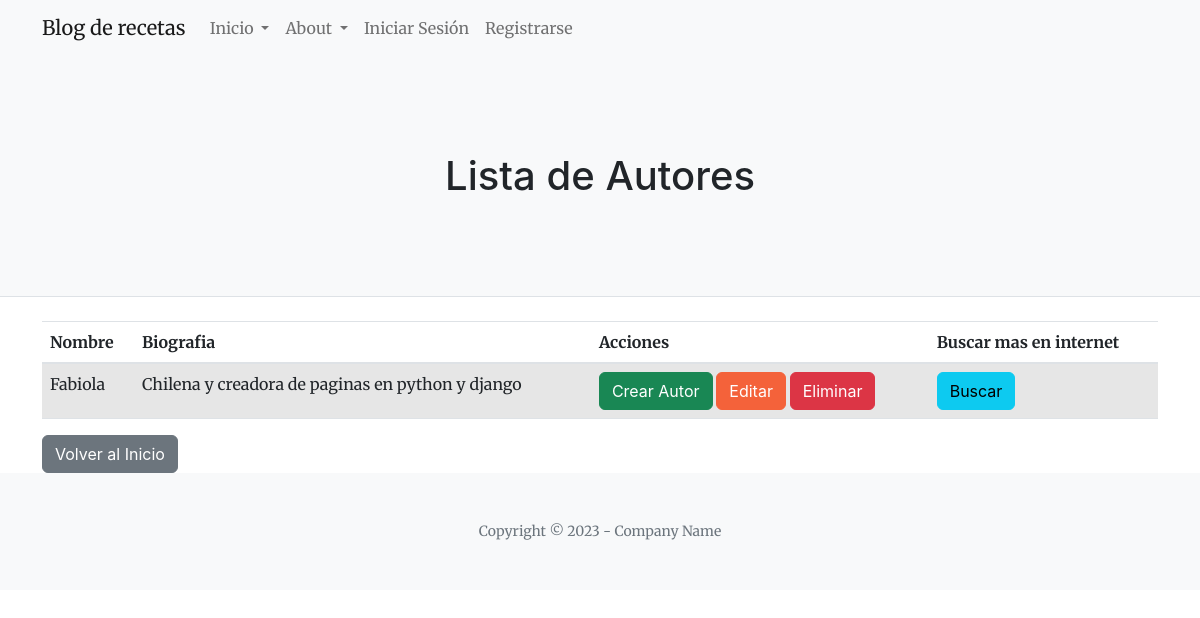
Page /App/autores/ on the committed database.
### App/models.py (models this page shows, shortened)
class Autor(models.Model):
    user = models.OneToOneField(User, on_delete=models.CASCADE)
    biografia = models.TextField()
    redes_sociales = models.URLField(blank=True, null=True)

### App/views.py (the view)
# urls.py: path('autores/', views.lista_autores, name='lista_autores'),
def lista_autores(request):
    autores = Autor.objects.all()
    return render(request, 'Aplicacion/autores_lista.html', {'autores': autores})

### App/templates/Aplicacion/autores_lista.html
{% extends "Aplicacion/padre.html" %}
{% load static %}
{% block contenidoquecambiar %}
    <header class="py-5 bg-light border-bottom mb-4">
        <div class="container">
            <div class="text-center my-5">
                <h1>Lista de Autores</h1>
            </div>
        </div>
    </header>
    <div class="container">
        <table class="table table-striped">
            <thead>
                <tr>
                    <th>Nombre</th>
                    <th>Biografia</th>
                    <th>Acciones</th>
                    <th>Buscar mas en internet</th>
                </tr>
            </thead>
            <tbody>
                {% for autor in autores %}
                    <tr>
                        <td>{{ autor.user }}</td>
                        <td>{{ autor.biografia }}</td>
                        <td>
                            <a href="{% url 'crear_autor' %}" class="btn btn-success">Crear Autor</a>
                            <a href="{% url 'editar_autor' autor.user %}" class="btn btn-primary">Editar</a>
                            <a href="{% url 'eliminar_autor' autor.user %}" class="btn btn-danger">Eliminar</a>
                        </td>
                        <td>
                            <a href="https://www.google.com/search?q={{ autor.user }}+información" class="btn btn-info" target="_blank">Buscar</a>
                        </td>
                    </tr>
                {% endfor %}
            </tbody>
        </table>
        <a href="{% url 'Inicio' %}" class="btn btn-secondary">Volver al Inicio</a>
    </div>
{% endblock %}

### rows in the picture
Autor: user "Fabiola", biografia "Chilena y creadora de paginas en python y django"
